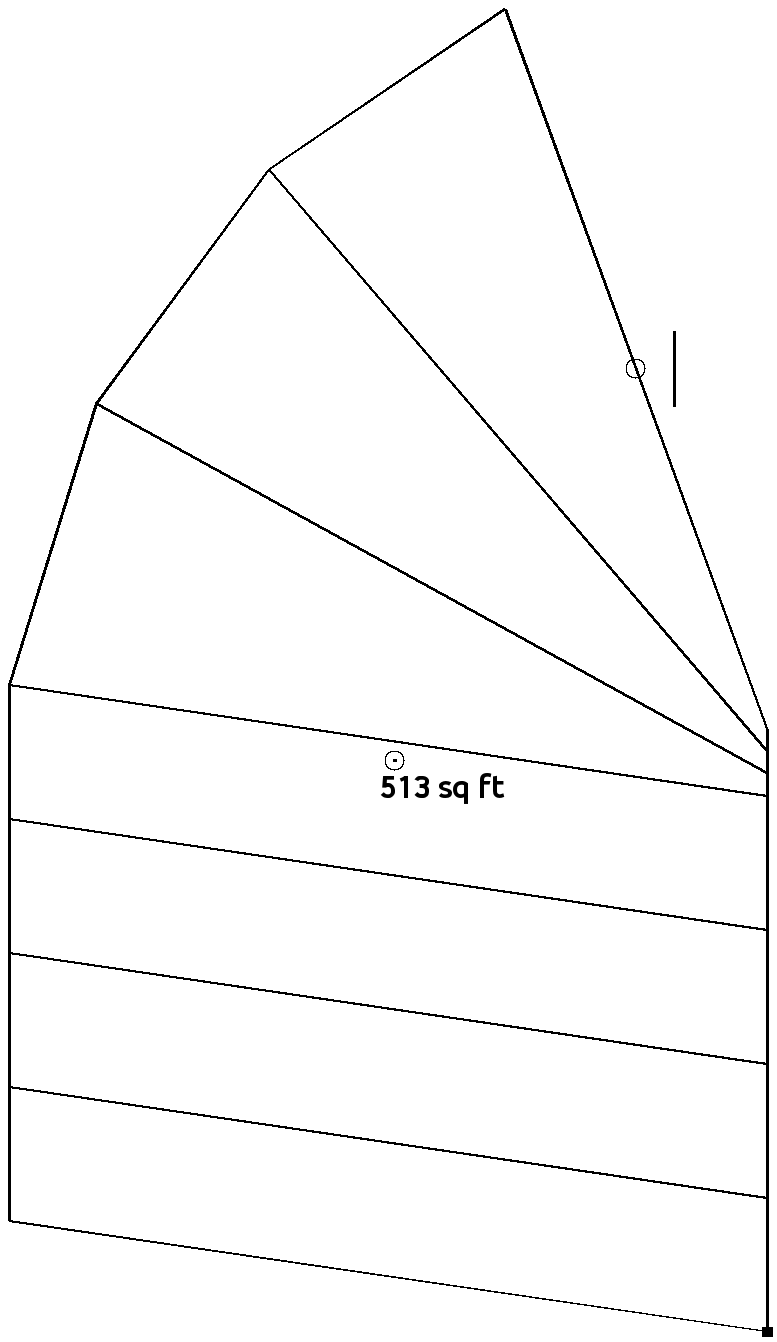

Reproduce this figure in Python.
from PIL import Image

from math import *
from vec import Vec
from bounds import Bounds
from transform import Transform
from draw_context import DrawContext
from batten import Batten
from panel import Panel

import util

class Sail:
    def __init__(self, luff, batten_length, lower_panels, head_panels, yard_angle):
        batten_stagger = 0.01
        batten_length_to_head_panel_luff_in = 9./25.
        batten_length_to_mast_offset = 0.05
        batten_length_to_mast_tip_length = 0.15
        in_to_ft = 1. / 12.

        self.luff = luff
        self.batten_length = batten_length
        self.lower_panels = lower_panels
        self.head_panels = head_panels
        self.total_panels = lower_panels + head_panels
        self.yard_angle = yard_angle

        self.panel_luff = float(luff) / lower_panels #ft
        self.panel_width = util.triangle_height(batten_length, batten_length * (1. - batten_stagger), self.panel_luff) #ft
        self.tack_angle = pi/2 - asin(self.panel_width / batten_length) #rad
        self.clew_rise = self.batten_length * sin(self.tack_angle) #ft
        self.head_panel_luff = round(self.batten_length * batten_length_to_head_panel_luff_in, 0) * in_to_ft

        self.tack = Vec(0, 0)
        self.clew = Vec(self.panel_width, self.clew_rise)
        self.yard_span = Vec.from_angle(yard_angle, self.batten_length)
        self.throat = Vec(0, self.luff + self.head_panel_luff * self.head_panels)
        self.peak = self.throat + self.yard_span
        self.sling_point = self.throat + self.yard_span * 0.5
        self.mast_from_tack = self.sling_point.x - self.batten_length * batten_length_to_mast_offset

        bounding_points = (self.tack, self.clew, self.throat, self.peak)
        self.bounds = Bounds.from_points(bounding_points)

        make_lower_batten = lambda i: Batten(batten_length, self.panel_luff * i, self.tack_angle)
        self.battens = [make_lower_batten(i) for i in range(self.lower_panels + 1)]

        head_panel_angle = (self.yard_angle - self.tack_angle) / head_panels
        make_head_batten = lambda i: Batten(batten_length, self.luff + self.head_panel_luff * i, self.tack_angle + head_panel_angle * i)
        self.battens.extend([make_head_batten(i) for i in range(1, self.head_panels + 1)])

        self.panels = [Panel(self.battens[i], self.battens[i+1]) for i in range(len(self.battens) - 1)]
        self.area = sum(p.area for p in self.panels)

        area = 0
        center_x = 0
        center_y = 0
        for panel in self.panels:
            area += panel.area
            center_x += panel.center.x * panel.area
            center_y += panel.center.y * panel.area
        self.area = area
        self.center = Vec(center_x, center_y) / area

        print self.area, self.center

    def draw_sail(self, pixels_per_inch, filename):
        pixels_per_foot = pixels_per_inch * 12
        size = (self.bounds.scaled(pixels_per_foot).size + Vec(20, 20)).tup_int
        #size = 2000, 3000
        print "size: ", size
        image = Image.new("RGBA", size, 0xFFFFFFFF)
        context = DrawContext(image)
        context.matrix = context.matrix.translated((size[0] - 10, size[1] - 10, 0)).rotated(radians(180)).scaled(pixels_per_foot)

        color = 0xFF000000

        for panel in self.panels:
            panel.draw(context, color) 

        mast_line_center = Vec(self.mast_from_tack, self.sling_point.y)
        offset = Vec(0, 1)
        context.draw_line(mast_line_center - offset, mast_line_center + offset, color, 2)
        context.draw_arc(self.sling_point, 0.25, color)

        context.draw_arc(self.center, 0.25, color)
        context.draw_point(self.center, color, 3)
        context.draw_text(self.center + Vec(0.4, -0.3), "{} sq ft".format(int(self.area)), color)

        context.draw_point(Vec(0, 0), color, 10)

        image.show()
        image.save(filename, dpi=(pixels_per_inch, pixels_per_inch))

    def draw_sheet_zone(self, d_min_ratio, pixels_per_inch, filename):
        pixels_per_foot = pixels_per_inch * 12

        #Assumptions
        leech_angle = 3*pi/2
        panel_leech = self.panel_luff

        start =  pi - self.tack_angle + radians(30)
        end = leech_angle - radians(10)

        d_min = d_min_ratio * panel_leech
        d_outer = (d_min_ratio + 1.5) * panel_leech

        top = Vec.from_angle(start)
        bot = Vec.from_angle(end)

        top_points = (top * d_min, top * d_outer)
        bot_points = (bot * d_min, bot * d_outer)

        hull = [top_points[0], top_points[1], bot_points[0], bot_points[1], Vec(0, 0)]
        bounds = Bounds.from_points(hull).scaled(pixels_per_foot)

        size = (bounds.size + Vec(21, 21)).tup_int
        image = Image.new("RGBA", size, 0x00000000)
        context = DrawContext(image)
        context.matrix = context.matrix.translated((-bounds.min + Vec(10, 10)).tup3).scaled(pixels_per_foot) #[size[0] + 10, size[1] + 10,

        color = 0xFF000000
        context.draw_arc(Vec(0, 0), d_min, color, start, end)
        context.draw_arc(Vec(0, 0), d_outer, color, start, end)
        context.draw_line(top_points[0], top_points[1], color)
        context.draw_line(bot_points[0], bot_points[1], color)
        context.draw_point(Vec(0, 0), color, 3)

        result = image.transpose(Image.FLIP_TOP_BOTTOM)
        result.save(filename, dpi=(pixels_per_inch, pixels_per_inch))